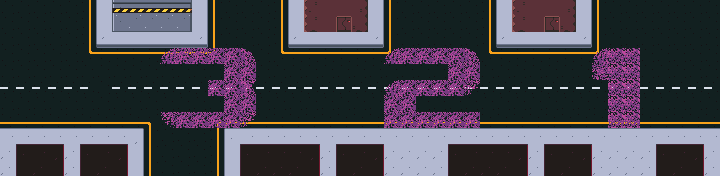

This is a level from a 2D game, rendered from its Tiled map with the project's own tilesets. A one-line summary and the complete map file follow:
An orthogonal 45x11 tile map with 16x16 px tiles, 2 tile layers (Calque 1, Calque 2).

<map version="1.2" tiledversion="1.3.2" orientation="orthogonal" renderorder="right-down" compressionlevel="0" width="45" height="11" tilewidth="16" tileheight="16" infinite="0" nextlayerid="4" nextobjectid="11">
 <tileset firstgid="1" name="futuristic" tilewidth="16" tileheight="16" tilecount="81" columns="9">
  <image source="futuristic.png" width="144" height="144" />
 </tileset>
 <layer id="1" name="Calque 1" width="45" height="11">
  <data encoding="csv">
38,38,38,38,38,33,10,64,65,65,65,68,12,32,38,38,38,33,10,16,17,17,18,12,32,38,38,38,38,38,33,10,16,17,17,18,12,32,38,38,38,38,38,38,38,
38,38,38,38,38,33,10,73,74,74,74,77,12,32,38,38,38,33,10,25,17,26,27,12,32,38,38,38,38,38,33,10,25,17,26,27,12,32,38,38,38,38,38,38,38,
38,38,38,38,38,33,19,20,20,20,20,20,21,32,38,38,38,33,19,20,20,20,20,21,32,38,38,38,38,38,33,19,20,20,20,20,21,32,38,38,38,38,38,38,38,
38,38,38,38,38,31,28,28,28,28,28,28,28,30,38,38,38,31,28,28,28,28,28,28,30,38,38,38,38,38,31,28,28,28,28,28,28,30,38,38,38,38,38,38,38,
38,38,38,38,38,38,38,38,38,38,38,38,38,38,38,38,38,38,38,38,38,38,38,38,38,38,38,38,38,38,38,38,38,38,38,38,38,38,38,38,38,38,38,38,38,
37,37,37,37,37,37,38,37,37,37,37,37,37,37,37,37,37,37,37,37,37,37,37,37,37,37,37,37,37,37,37,37,37,37,37,37,37,37,37,37,37,37,37,37,37,
38,38,38,38,38,38,38,38,38,38,38,38,38,38,38,38,38,38,38,38,38,38,38,38,38,38,38,38,38,38,38,38,38,38,38,38,38,38,38,38,38,38,38,38,38,
46,46,46,46,46,46,47,48,46,40,38,38,38,41,46,46,46,46,46,46,46,46,46,46,46,46,46,46,46,46,46,46,46,46,46,46,46,46,46,46,46,46,46,46,46,
2,2,2,2,2,2,2,2,3,32,38,38,38,33,1,2,2,2,2,2,2,2,2,2,2,2,2,2,2,2,2,2,2,2,2,2,2,2,2,2,2,2,2,2,2,
11,4,5,6,11,4,5,6,12,32,38,38,38,33,10,4,5,5,5,6,11,4,5,6,11,11,11,11,4,5,5,5,6,11,4,5,6,11,11,11,11,4,5,6,11,
11,13,14,15,11,13,14,15,12,32,38,38,38,33,10,13,14,14,14,15,11,13,14,15,11,11,11,11,13,14,14,14,15,11,13,14,15,11,11,11,11,13,14,15,11
</data>
 </layer>
 <layer id="2" name="Calque 2" width="45" height="11">
  <data encoding="csv">
0,0,0,0,0,0,0,0,0,0,0,0,0,0,0,0,0,0,0,0,0,0,0,0,0,0,0,0,0,0,0,0,0,0,0,0,0,0,0,0,0,0,0,0,0,
0,0,0,0,0,0,0,0,0,0,0,0,0,0,0,0,0,0,0,0,0,0,0,0,0,0,0,0,0,0,0,0,0,0,0,0,0,0,0,0,0,0,0,0,0,
0,0,0,0,0,0,0,0,0,0,0,0,0,0,0,0,0,0,0,0,0,0,0,0,0,0,0,0,0,0,0,0,0,0,0,0,0,0,0,0,0,0,0,0,0,
0,0,0,0,0,0,0,0,0,0,34,44,44,44,44,36,0,0,0,0,0,0,0,0,34,44,44,44,44,36,0,0,0,0,0,0,0,34,35,35,0,0,0,0,0,
0,0,0,0,0,0,0,0,0,0,0,0,0,0,44,44,0,0,0,0,0,0,0,0,0,0,0,0,44,44,0,0,0,0,0,0,0,43,35,35,0,0,0,0,0,
0,0,0,0,0,0,0,0,0,0,0,0,0,44,44,45,0,0,0,0,0,0,0,0,34,44,44,44,44,54,0,0,0,0,0,0,0,0,35,35,0,0,0,0,0,
0,0,0,0,0,0,0,0,0,0,0,0,0,0,44,44,0,0,0,0,0,0,0,0,44,44,0,0,0,0,0,0,0,0,0,0,0,0,35,35,0,0,0,0,0,
0,0,0,0,0,0,0,0,0,0,52,44,44,44,44,54,0,0,0,0,0,0,0,0,44,44,44,44,44,44,0,0,0,0,0,0,0,0,35,35,0,0,0,0,0,
0,0,0,0,0,0,0,0,0,0,0,0,0,0,0,0,0,0,0,0,0,0,0,0,0,0,0,0,0,0,0,0,0,0,0,0,0,0,0,0,0,0,0,0,0,
0,0,0,0,0,0,0,0,0,0,0,0,0,0,0,0,0,0,0,0,0,0,0,0,0,0,0,0,0,0,0,0,0,0,0,0,0,0,0,0,0,0,0,0,0,
0,0,0,0,0,0,0,0,0,0,0,0,0,0,0,0,0,0,0,0,0,0,0,0,0,0,0,0,0,0,0,0,0,0,0,0,0,0,0,0,0,0,0,0,0
</data>
 </layer>
 <objectgroup id="3" name="Triggers" />
</map>